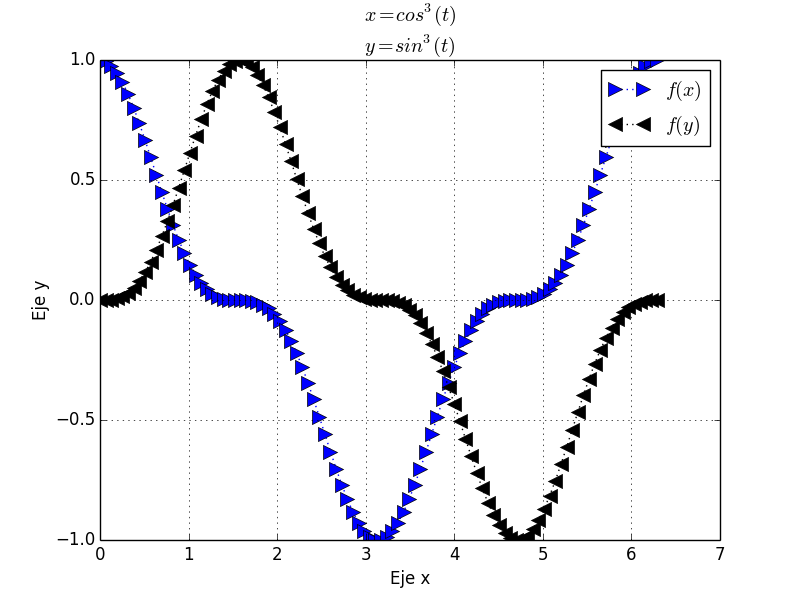

Here is the Python script that generated this plot:
import matplotlib.pyplot as plt
import numpy as np

x = np.linspace(0,2*np.pi,100)
def f(x):
    return (np.power(np.cos(x),3))
plt.plot(x,f(x),'>:b', ms=10)
plt.title('$x=cos^{3}(t)$\n$y=sin^{3}(t)$')
plt.ylabel('Eje y')
plt.xlabel('Eje x')

def y(x):
    return (np.sin(x)**3)
plt.plot(x,y(x),'<:k', ms =10)
plt.legend(['$f(x)$','$f(y)$'])
plt.grid(True)
plt.show()
